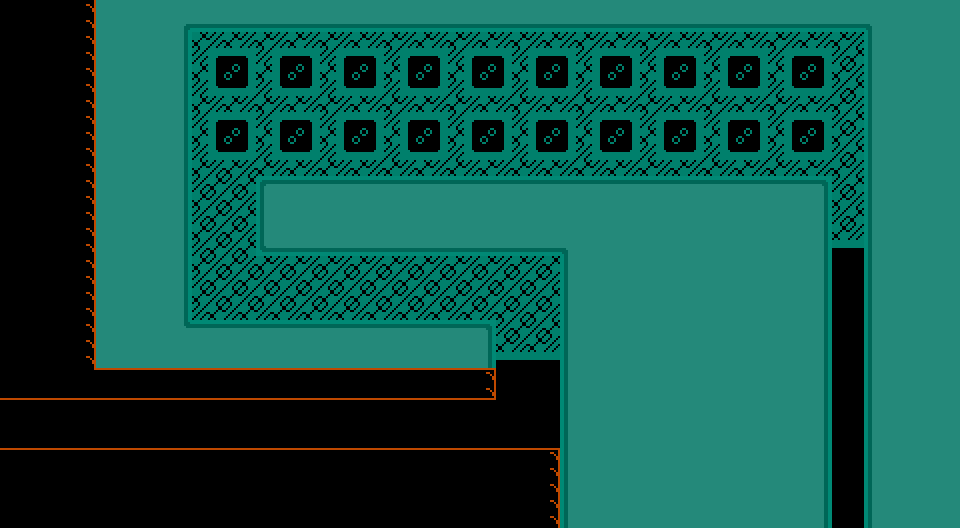

A level layout from a 2D game, rendered from its tile map. Below: a short description, then the map file with tile-grid data replaced by summaries:
An orthogonal 60x33 tile map with 16x16 px tiles, 6 tile layers (BackG, Solid, Spikes, ForeG, ...), 2 tilesets and 4 objects.

<map version="1.9" tiledversion="1.9.1" orientation="orthogonal" renderorder="right-down" width="60" height="33" tilewidth="16" tileheight="16" infinite="0" nextlayerid="12" nextobjectid="6">
 <tileset firstgid="1" source="24c Block Tileset (v0.1).tsx" />
 <tileset firstgid="5185" source="24c Interactives - MapBlocks.tsx" />
 <layer id="3" name="BackG" width="60" height="33">
  <data>[1980 cells, 512 non-empty, 11 distinct tile ids]</data>
 </layer>
 <layer id="1" name="Solid" width="60" height="33">
  <data>[1980 cells, 1321 non-empty, 18 distinct tile ids]</data>
 </layer>
 <layer id="6" name="Spikes" width="60" height="33">
  <data>[1980 cells, 0 non-empty, 0 distinct tile ids]</data>
 </layer>
 <layer id="4" name="ForeG" width="60" height="33">
  <data>[1980 cells, 0 non-empty, 0 distinct tile ids]</data>
 </layer>
 <layer id="7" name="Properties/Misc" width="60" height="33">
  <properties>
   <property name="additionalTitle" value="The End." />
   <property name="bgCol" type="color" value="#ff03004f" />
   <property name="bgCol2" type="color" value="#ff00093d" />
   <property name="bgHorizontal" type="bool" value="false" />
   <property name="bgVertical" type="bool" value="false" />
   <property name="levelTitle" value="Access Point" />
   <property name="loopDown" type="bool" value="false" />
   <property name="loopLeft" type="bool" value="false" />
   <property name="loopRight" type="bool" value="false" />
   <property name="loopUp" type="bool" value="false" />
  </properties>
  <data>[1980 cells, 0 non-empty, 0 distinct tile ids]</data>
 </layer>
 <layer id="10" name="Interactables" width="60" height="33">
  <data>[1980 cells, 0 non-empty, 0 distinct tile ids]</data>
 </layer>
 <objectgroup id="11" name="Object Interactables">
  <object id="2" gid="5188" x="496" y="352" width="32" height="32">
   <properties>
    <property name="worldX" type="int" value="2" />
    <property name="worldY" type="int" value="2" />
    <property name="x16" type="int" value="29" />
    <property name="y16" type="int" value="13" />
   </properties>
  </object>
  <object id="3" gid="5188" x="528" y="352" width="32" height="32">
   <properties>
    <property name="worldX" type="int" value="2" />
    <property name="worldY" type="int" value="2" />
    <property name="x16" type="int" value="29" />
    <property name="y16" type="int" value="13" />
   </properties>
  </object>
  <object id="4" gid="5189" x="512" y="448" width="32" height="32">
   <properties>
    <property name="Script (.ccc)" value="getTrinketPLS.ccc" />
   </properties>
  </object>
  <object id="5" gid="5190" x="0" y="448" width="32" height="32">
   <properties>
    <property name="Script_ (.ccc)" value="verifyTrinkets.ccc" />
   </properties>
  </object>
 </objectgroup>
</map>
